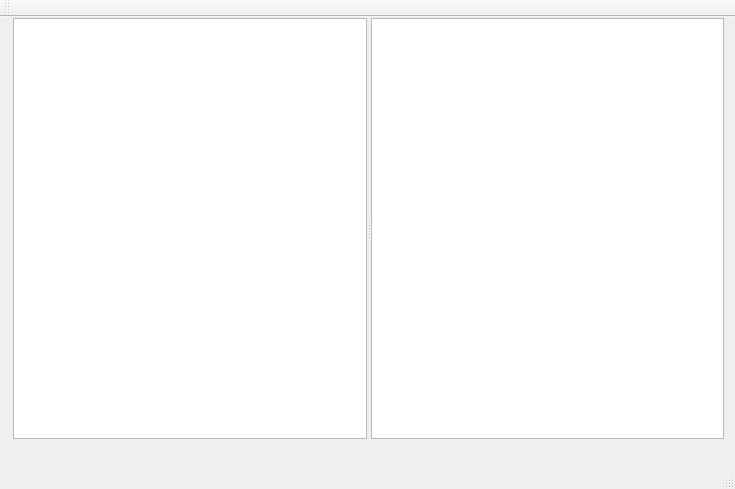
<?xml version="1.0" encoding="UTF-8"?>
<ui version="4.0">
 <class>MainWindow</class>
 <widget class="QMainWindow" name="MainWindow">
  <property name="geometry">
   <rect>
    <x>0</x>
    <y>0</y>
    <width>735</width>
    <height>489</height>
   </rect>
  </property>
  <property name="sizePolicy">
   <sizepolicy hsizetype="Maximum" vsizetype="Maximum">
    <horstretch>0</horstretch>
    <verstretch>0</verstretch>
   </sizepolicy>
  </property>
  <property name="windowTitle">
   <string>MainWindow</string>
  </property>
  <widget class="QWidget" name="centralWidget">
   <property name="sizePolicy">
    <sizepolicy hsizetype="Maximum" vsizetype="Maximum">
     <horstretch>0</horstretch>
     <verstretch>0</verstretch>
    </sizepolicy>
   </property>
   <widget class="QSplitter" name="splitter">
    <property name="geometry">
     <rect>
      <x>13</x>
      <y>1</y>
      <width>711</width>
      <height>421</height>
     </rect>
    </property>
    <property name="orientation">
     <enum>Qt::Horizontal</enum>
    </property>
    <widget class="QTreeView" name="treeView"/>
    <widget class="QListView" name="listView"/>
   </widget>
  </widget>
  <widget class="QMenuBar" name="menuBar">
   <property name="geometry">
    <rect>
     <x>0</x>
     <y>0</y>
     <width>735</width>
     <height>26</height>
    </rect>
   </property>
  </widget>
  <widget class="QToolBar" name="mainToolBar">
   <attribute name="toolBarArea">
    <enum>TopToolBarArea</enum>
   </attribute>
   <attribute name="toolBarBreak">
    <bool>false</bool>
   </attribute>
  </widget>
  <widget class="QStatusBar" name="statusBar"/>
 </widget>
 <layoutdefault spacing="6" margin="11"/>
 <resources/>
 <connections/>
</ui>
